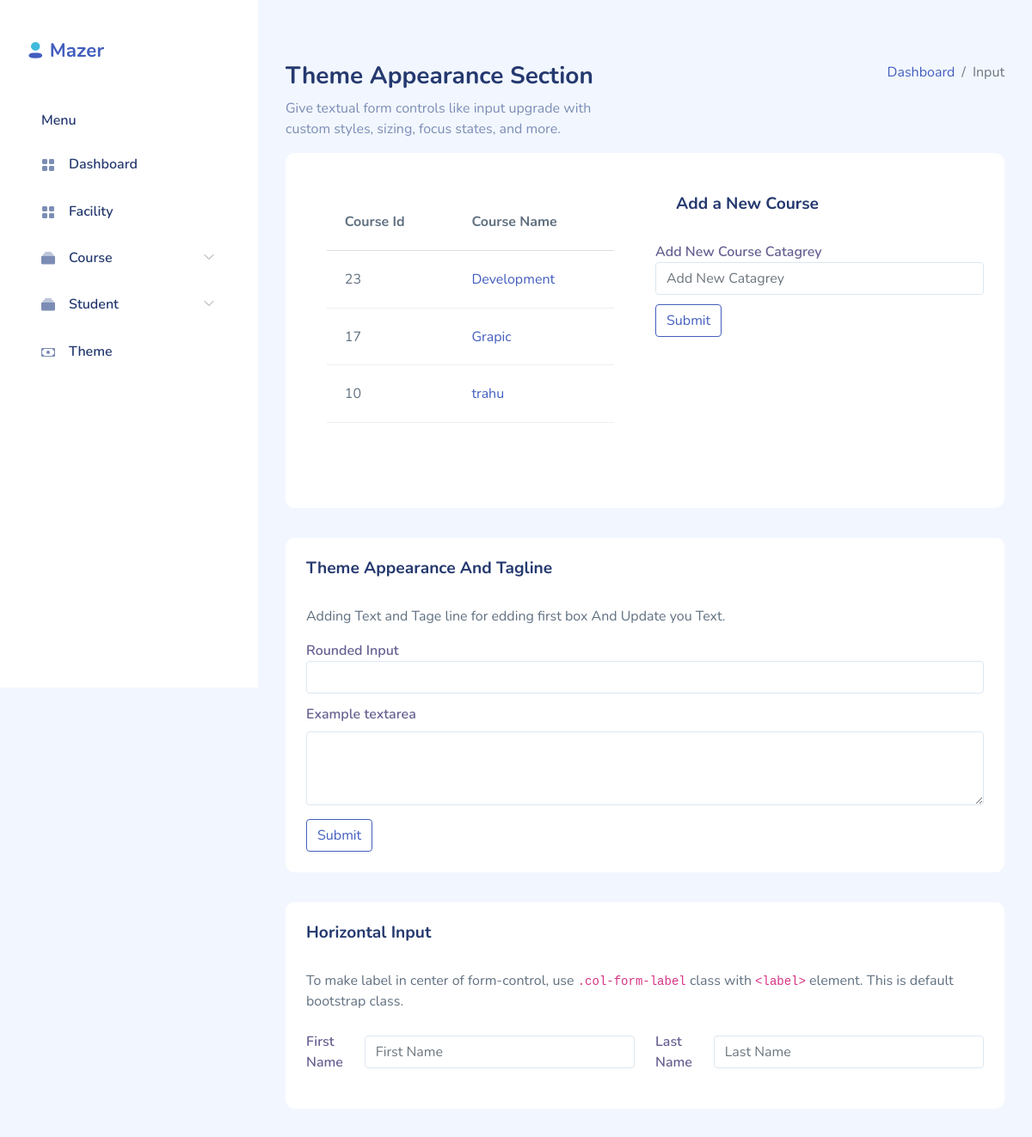
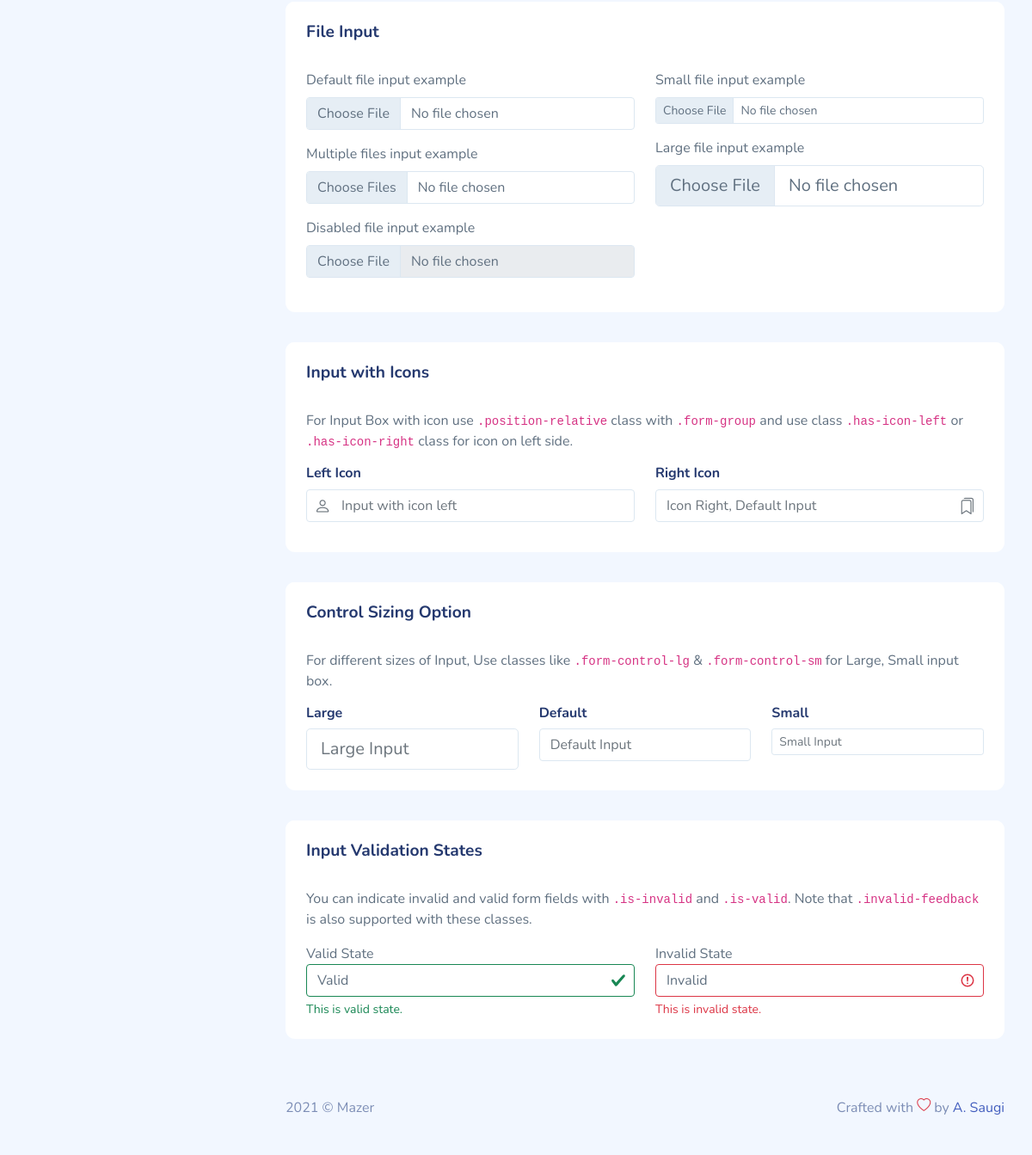
/admin/ThemeOpection.php, run on the app's committed database (2 pictures, top to bottom).
### tables this page shows
CREATE TABLE `coursecat` (
  `id` int(11) NOT NULL,
  `catname` varchar(40) NOT NULL
);

### admin/ThemeOpection.php (the view, shortened to what the rows shown need)
<?php include_once("header.php");
?>
<div id="main">
    <div class="page-heading">
        <section class="section">
            <div class="card">
                <div class="card-body">
                    <div class="row">
                        <div class="col-md-6">
                            <div class="card">
                                <div class="card-content">
                                    <div class="card-body">
                                        <div class="table-responsive">
                                            <table class="table table-lg">
                                                <thead>
                                                    <tr>
                                                        <th>Course Id </th>
                                                        <th>Course Name</th>
                                                    </tr>
                                                </thead>
                                                <tbody>
                                                    <?php
                                                     $data = ShowData('coursecat');
                                                     if(mysqli_num_rows($data)>0){
                                                       while($dataall =  mysqli_fetch_assoc($data)){
                                                         echo '<tr>
                                                         <td class="text-bold-500">'. $dataall["id"].'</td>
                                                         <td><a href='. $dataall["id"].'>'. $dataall["catname"].'</td>
                                                         </tr>';
                                                       }
                                                     }
                                                    ?>
                                                </tbody>
                                            </table>
                                        </div>
                                    </div>
                                </div>
                            </div>
                        </div>
                    </div>
                </div>
            </div>
        </section>
    </div>
    <?php include_once("footer.php"); ?>

### data on the page
coursecat: id "23", catname "Development"
coursecat: id "17", catname "Grapic"
coursecat: id "10", catname "trahu"
